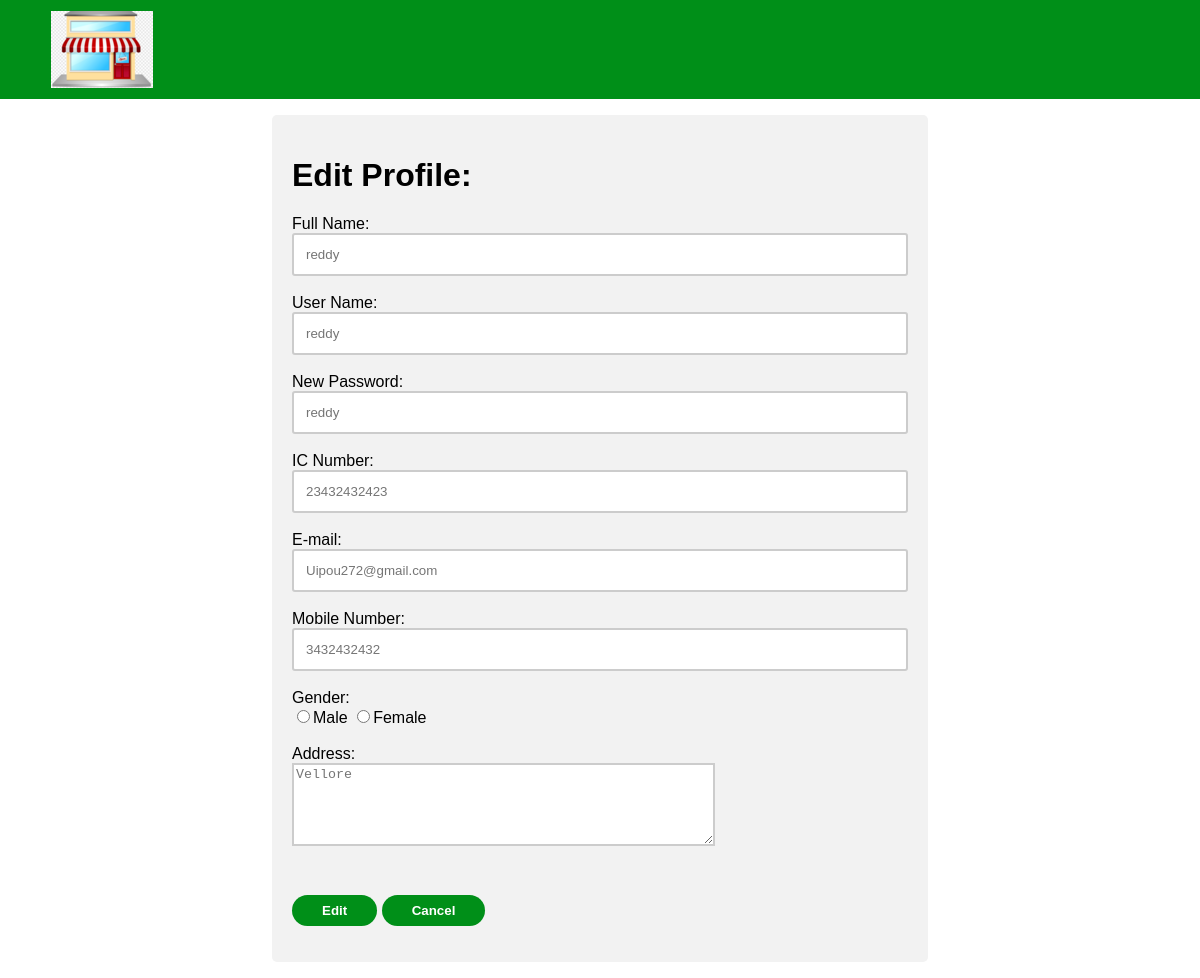
Screenshot of /edituser.php (signed in) with the database file from the repository.
### tables this page shows
CREATE TABLE `Customer` (
  `CustomerID` int(11) NOT NULL,
  `CustomerName` varchar(128) DEFAULT NULL,
  `CustomerPhone` varchar(12) DEFAULT NULL,
  `CustomerIC` varchar(14) DEFAULT NULL,
  `CustomerEmail` varchar(200) DEFAULT NULL,
  `CustomerAddress` varchar(200) DEFAULT NULL,
  `CustomerGender` varchar(10) DEFAULT NULL,
  `UserID` int(11) DEFAULT NULL
);

CREATE TABLE `Users` (
  `UserID` int(11) NOT NULL,
  `UserName` varchar(128) DEFAULT NULL,
  `Password` varchar(16) DEFAULT NULL
);

### edituser.php (the view, shortened to what this page needs)
<?php
$nameErr = $emailErr = $genderErr = $addressErr = $icErr = $contactErr = $usernameErr = $passwordErr = "";
$name = $email = $gender = $address = $ic = $contact = $uname = $upassword = "";
$servername = "localhost";
$username = "root";
$password = "";
$conn = new mysqli($servername, $username, $password);
$sql = "USE Grocery";
$conn->query($sql);
$sql = "SELECT users.UserName, users.Password, customer.CustomerName, customer.CustomerIC, customer.CustomerEmail, customer.CustomerPhone, customer.CustomerGender, customer.CustomerAddress
	FROM users, customer
	WHERE users.UserID = customer.UserID AND users.UserID = ".$_SESSION['id']."";
$result = $conn->query($sql);
while($row = $result->fetch_assoc()){
	$oUserName = $row['UserName'];
	$oPassword = $row['Password'];
	$oName = $row['CustomerName'];
	$oIC = $row['CustomerIC'];
	$oEmail = $row['CustomerEmail'];
	$oPhone = $row['CustomerPhone'];
	$oAddress = $row['CustomerAddress'];
}
?>
<html>
<link rel="stylesheet" href="style.css">
<body>
<header>
<blockquote>
	<a href="index.php"><img src="image/logo.png"></a>
</blockquote>
</header>
<blockquote>
<div class="container">
<form method="post"  action="<?php echo htmlspecialchars($_SERVER["PHP_SELF"]);?>">
	<h1>Edit Profile:</h1>
	Full Name:<br><input type="text" name="name" placeholder="<?php echo $oName; ?>">
	<span class="error" style="color: red; font-size: 0.8em;"><?php echo $nameErr;?></span><br><br>
	User Name:<br><input type="text" name="uname" placeholder="<?php echo $oUserName; ?>">
	<span class="error" style="color: red; font-size: 0.8em;"><?php echo $usernameErr;?></span><br><br>
	New Password:<br><input type="password" name="upassword" placeholder="<?php echo $oPassword; ?>">
	<span class="error" style="color: red; font-size: 0.8em;"><?php echo $passwordErr;?></span><br><br>
	IC Number:<br><input type="text" name="ic" placeholder="<?php echo $oIC; ?>">
	<span class="error" style="color: red; font-size: 0.8em;"><?php echo $icErr;?></span><br><br>
	E-mail:<br><input type="text" name="email" placeholder="<?php echo $oEmail; ?>">
	<span class="error" style="color: red; font-size: 0.8em;"><?php echo $emailErr;?></span><br><br>
	Mobile Number:<br><input type="text" name="contact" placeholder="<?php echo $oPhone; ?>">
	<span class="error" style="color: red; font-size: 0.8em;"><?php echo $contactErr;?></span><br><br>
	<label>Gender:</label><br>
	<input type="radio" name="gender" <?php if (isset($gender) && $gender == "Male") echo "checked";?> value="Male">Male
	<input type="radio" name="gender" <?php if (isset($gender) && $gender == "Female") echo "checked";?> value="Female">Female
	<span class="error" style="color: red; font-size: 0.8em;"><?php echo $genderErr;?></span><br><br>
	<label>Address:</label><br>
    <textarea name="address" cols="50" rows="5" placeholder="<?php echo $oAddress; ?>"></textarea>
    <span class="error" style="color: red; font-size: 0.8em;"><?php echo $addressErr;?></span><br><br>
	<input class="button" type="submit" name="submitButton" value="Edit">
	<input class="button" type="button" name="cancel" value="Cancel" onClick="window.location='index.php';" />
</form>
</div>
</blockquote>
</body>
</html>

### style.css (style rules this page uses)
body { font-family: Arial; margin: 0 auto; }
header { background-color: rgb(0, 143, 24); width: 100%; }
header img { margin: 1%; }
.button { background-color: rgb(0, 143, 24); border: none; border-radius: 20px; text-align: center; transition-duration: 0.5s; padding: 8px 30px; cursor: pointer; color: #fff; margin-top: 5%; font-weight: bold; }
form { margin-top: 2%; }
input[type=text], input[type=password] { width: 100%; padding: 12px; border-radius: 3px; box-sizing: border-box; border: 2px solid #ccc; transition: 0.5s; outline: none; }
textarea { outline: none; border: 2px solid #ccc; }
.container { width: 55%; border-radius: 5px; background-color: #f2f2f2; padding: 20px; margin: 0 auto; }

### rows the page displays
customer: name "reddy", uname "reddy", ic "23432432423", email "Uipou272@gmail.com", contact "3432432432", address "Vellore"
